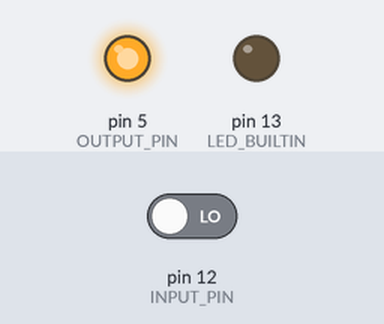
The sketch below on a simulated Arduino Uno, built with avr-gcc and run on an emulated ATmega328P. On the bench: output pins drawn as LEDs (lit = HIGH). Inputs (shaded band) come from the test bench; at power-on: pin 12 (INPUT_PIN) LOW.

Above: at 1.2 s.
1.3 s: pin 12 (INPUT_PIN) driven HIGH
At 1.8 s:
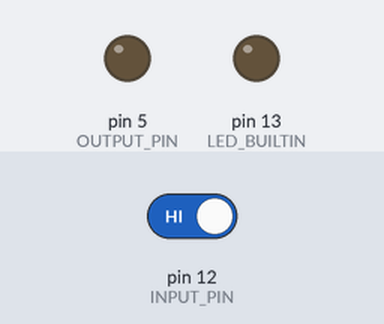
Timing chart, 0 to 4.3 s (numbered marks = the images above; inputs shaded):
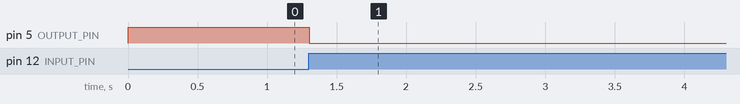

The sketch:

Flash.ino
```cpp
#define INPUT_PIN 12
#define OUTPUT_PIN 5
#define ON_TIME 2 // (ms) Do not exceed 2.2ms for the Flash precharge PCB < v2.0
#define BOOT_DELAY 0 // (ms)

bool last_trig_state = LOW;

void setup() {
  // put your setup code here, to run once:
  pinMode(INPUT_PIN, INPUT);
  pinMode(OUTPUT_PIN, OUTPUT);
  digitalWrite(OUTPUT_PIN, HIGH);
  pinMode(LED_BUILTIN, OUTPUT);
  digitalWrite(LED_BUILTIN, LOW);
  delay(BOOT_DELAY);
}

void loop() {
  bool trig_state = digitalRead(INPUT_PIN);

  if (trig_state && !last_trig_state){
    digitalWrite(OUTPUT_PIN, HIGH);
    digitalWrite(LED_BUILTIN, HIGH);
    delay(ON_TIME);
    digitalWrite(OUTPUT_PIN, LOW);
    digitalWrite(LED_BUILTIN, LOW);
  }
  last_trig_state = trig_state;
}
```

Measured:
- after the input at 1.3 s, pin 5 (OUTPUT_PIN): HIGH → LOW at once
